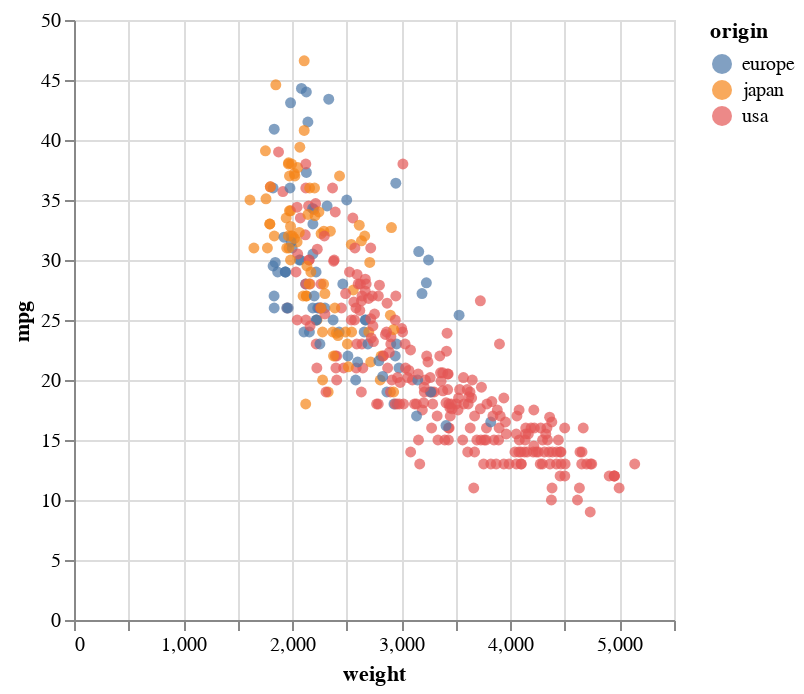

Notebook source saved alongside this figure:
### Code cell
alt.Chart(df).mark_circle().encode(
    x="weight",
    y="mpg",
    color="origin",
    tooltip = ["weight","mpg","origin","model_year","name"]
)

### Figure 1 — Vega-Lite specification as saved in the notebook (floating-point values rounded to 4 significant figures; data arrays with more than 128 entries replaced by an {"elided": "..."} marker saying what was removed)
{"config": {"view": {"continuousWidth": 300, "continuousHeight": 300}}, "data": {"name": "data-f1198cc0481ad698d7dc4699e0a3efa7"}, "mark": {"type": "circle"}, "encoding": {"color": {"field": "origin", "type": "nominal"}, "tooltip": [{"field": "weight", "type": "quantitative"}, {"field": "mpg", "type": "quantitative"}, {"field": "origin", "type": "nominal"}, {"field": "model_year", "type": "quantitative"}, {"field": "name", "type": "nominal"}], "x": {"field": "weight", "type": "quantitative"}, "y": {"field": "mpg", "type": "quantitative"}}, "$schema": "https://vega.github.io/schema/vega-lite/v5.8.0.json", "datasets": {"data-f1198cc0481ad698d7dc4699e0a3efa7": {"elided": "398 records"}}}
